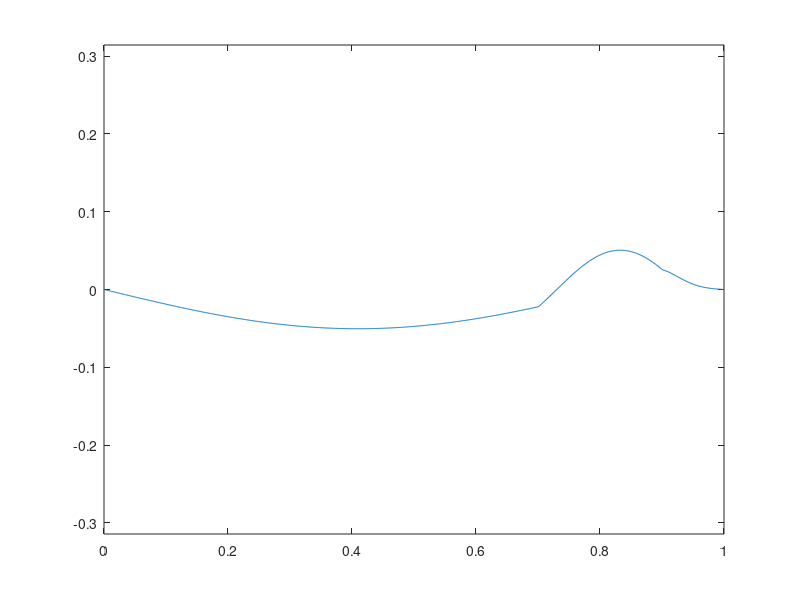

The MATLAB script that drew this image:
clear; close all; clc;
%stale
c = 2.99792458*1e8;
mu0 = 4 * pi * 1e-7;
eps0 = 1/(mu0*c*c);


% czestotliwosc
f=(183+0i)*1e6;%c/L/2; 
w=2*pi*f;

% parametry symulacji
L=1;
M=1000;
z=linspace(0,L,M);
dz=z(2)-z(1); % krok przestrzenny

eps=ones(M,1);
mu=ones(M,1);
 
eps((z>0.7)&(z<0.9))=4;
mu((z>0.7)&(z<0.9))=4;

sigma=1;
eps((z>0.9))=1+sigma/(1j*w*eps0);

eps=eps0*diag(eps);
mu=mu0*diag(mu);





% konstrukcja operatorow macierzowych
RE=(diag(-ones(M,1),0)+diag(ones(M-1,1),1))/dz;
RH=RE';
A=RH*mu^(-1)*RE-w^2*eps*eye(M,M);

% pobudzenie
J_exc=1; % ciagle 
dist=0.1;% lokalizacja pobudzenia
exc_in=round(dist/dz); % wezel w ktorym zlokalizowane jest pobudzenie
B=zeros(M,1);
B(exc_in,1)=-1j*w*J_exc;

% warunki brzegowe
A([1,M],:)=[];
A(:,[1,M])=[];
B([1,M],:)=[];

% rozwiazanie zagadnienia
e=A\B;
e=[0;e;0];


% wizualizacja
Emax=max(abs(e))
T=1/f;
for t=0:T/100:10*T
    plot(z,real(e*exp(1j*w*t))); 
    ylim([-1 1]*Emax);
    drawnow;    
end
